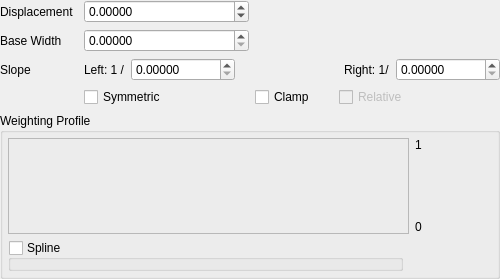
<?xml version="1.0" encoding="UTF-8"?>
<ui version="4.0">
 <class>qtCMBProfileWedgeFunction</class>
 <widget class="QWidget" name="qtCMBProfileWedgeFunction">
  <property name="geometry">
   <rect>
    <x>0</x>
    <y>0</y>
    <width>500</width>
    <height>279</height>
   </rect>
  </property>
  <property name="windowTitle">
   <string>Form</string>
  </property>
  <layout class="QGridLayout" name="gridLayout">
   <property name="margin">
    <number>0</number>
   </property>
   <item row="3" column="0">
    <widget class="QLabel" name="label_3">
     <property name="text">
      <string>Slope</string>
     </property>
    </widget>
   </item>
   <item row="4" column="1">
    <widget class="QCheckBox" name="symmetric">
     <property name="text">
      <string>Symmetric</string>
     </property>
    </widget>
   </item>
   <item row="3" column="1" colspan="5">
    <layout class="QHBoxLayout" name="horizontalLayout" stretch="0,0,0,0,0">
     <property name="spacing">
      <number>-1</number>
     </property>
     <item>
      <widget class="QLabel" name="label_4">
       <property name="text">
        <string>Left: 1 /</string>
       </property>
      </widget>
     </item>
     <item>
      <widget class="QDoubleSpinBox" name="LeftSlope">
       <property name="decimals">
        <number>5</number>
       </property>
       <property name="maximum">
        <double>100000.000000000000000</double>
       </property>
      </widget>
     </item>
     <item>
      <spacer name="horizontalSpacer">
       <property name="orientation">
        <enum>Qt::Horizontal</enum>
       </property>
       <property name="sizeHint" stdset="0">
        <size>
         <width>40</width>
         <height>20</height>
        </size>
       </property>
      </spacer>
     </item>
     <item>
      <widget class="QLabel" name="label_5">
       <property name="text">
        <string>Right: 1/</string>
       </property>
      </widget>
     </item>
     <item>
      <widget class="QDoubleSpinBox" name="RightSlope">
       <property name="decimals">
        <number>5</number>
       </property>
       <property name="maximum">
        <double>100000.000000000000000</double>
       </property>
      </widget>
     </item>
    </layout>
   </item>
   <item row="4" column="4">
    <widget class="QCheckBox" name="relative">
     <property name="enabled">
      <bool>false</bool>
     </property>
     <property name="text">
      <string>Relative</string>
     </property>
    </widget>
   </item>
   <item row="1" column="0">
    <widget class="QLabel" name="label">
     <property name="text">
      <string>Displacement</string>
     </property>
    </widget>
   </item>
   <item row="5" column="0" colspan="6">
    <widget class="QGroupBox" name="weightingBox">
     <property name="title">
      <string>Weighting Profile</string>
     </property>
     <layout class="QGridLayout" name="gridLayout_6" rowstretch="0,0,0,0" columnstretch="0,1,0,0">
      <property name="margin">
       <number>5</number>
      </property>
      <item row="2" column="3">
       <layout class="QVBoxLayout" name="verticalLayout_8">
        <item>
         <widget class="QLabel" name="label_17">
          <property name="text">
           <string>1                     </string>
          </property>
         </widget>
        </item>
        <item>
         <spacer name="verticalSpacer_4">
          <property name="orientation">
           <enum>Qt::Vertical</enum>
          </property>
          <property name="sizeHint" stdset="0">
           <size>
            <width>17</width>
            <height>129</height>
           </size>
          </property>
         </spacer>
        </item>
        <item>
         <widget class="QLabel" name="label_18">
          <property name="text">
           <string>0</string>
          </property>
         </widget>
        </item>
       </layout>
      </item>
      <item row="3" column="1">
       <widget class="QGroupBox" name="WeightingSplineControl">
        <property name="title">
         <string>Spline</string>
        </property>
        <property name="checkable">
         <bool>true</bool>
        </property>
        <property name="checked">
         <bool>false</bool>
        </property>
        <layout class="QGridLayout" name="gridLayout_8">
         <property name="margin">
          <number>0</number>
         </property>
        </layout>
       </widget>
      </item>
      <item row="2" column="1" colspan="2">
       <widget class="QFrame" name="weightingChartFrame">
        <property name="frameShape">
         <enum>QFrame::StyledPanel</enum>
        </property>
        <property name="frameShadow">
         <enum>QFrame::Raised</enum>
        </property>
       </widget>
      </item>
     </layout>
    </widget>
   </item>
   <item row="6" column="4">
    <spacer name="verticalSpacer">
     <property name="orientation">
      <enum>Qt::Vertical</enum>
     </property>
     <property name="sizeType">
      <enum>QSizePolicy::Preferred</enum>
     </property>
     <property name="sizeHint" stdset="0">
      <size>
       <width>20</width>
       <height>40</height>
      </size>
     </property>
    </spacer>
   </item>
   <item row="2" column="0">
    <widget class="QLabel" name="label_2">
     <property name="text">
      <string>Base Width</string>
     </property>
    </widget>
   </item>
   <item row="2" column="1" colspan="2">
    <widget class="QDoubleSpinBox" name="baseWidth">
     <property name="decimals">
      <number>5</number>
     </property>
     <property name="maximum">
      <double>1000000000.000000000000000</double>
     </property>
    </widget>
   </item>
   <item row="1" column="1" colspan="2">
    <widget class="QDoubleSpinBox" name="depth">
     <property name="decimals">
      <number>5</number>
     </property>
     <property name="minimum">
      <double>-1000000000.000000000000000</double>
     </property>
     <property name="maximum">
      <double>1000000000.000000000000000</double>
     </property>
     <property name="singleStep">
      <double>0.500000000000000</double>
     </property>
    </widget>
   </item>
   <item row="4" column="3">
    <widget class="QCheckBox" name="clamp">
     <property name="enabled">
      <bool>true</bool>
     </property>
     <property name="text">
      <string>Clamp</string>
     </property>
    </widget>
   </item>
  </layout>
 </widget>
 <resources/>
 <connections/>
</ui>
